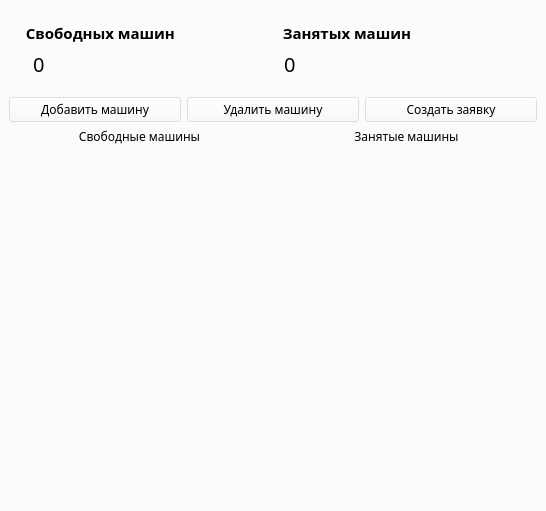
<?xml version="1.0" encoding="UTF-8"?>
<ui version="4.0">
 <class>MainWindow</class>
 <widget class="QMainWindow" name="MainWindow">
  <property name="geometry">
   <rect>
    <x>0</x>
    <y>0</y>
    <width>546</width>
    <height>511</height>
   </rect>
  </property>
  <property name="windowTitle">
   <string>Homatask</string>
  </property>
  <property name="styleSheet">
   <string notr="true">background-color: rgba(250,250,250,100);
font-family: Noto Sans;
</string>
  </property>
  <widget class="QWidget" name="centralwidget">
   <layout class="QVBoxLayout" name="verticalLayout_3">
    <item>
     <widget class="QFrame" name="frame">
      <property name="styleSheet">
       <string notr="true">background-color: rgba(255, 255, 255, 30);
border: 1px solid rgba(255, 255, 255, 40);
border-radius: 7px;
</string>
      </property>
      <layout class="QHBoxLayout" name="horizontalLayout">
       <item>
        <layout class="QVBoxLayout" name="verticalLayout">
         <property name="leftMargin">
          <number>3</number>
         </property>
         <property name="topMargin">
          <number>3</number>
         </property>
         <property name="rightMargin">
          <number>3</number>
         </property>
         <property name="bottomMargin">
          <number>3</number>
         </property>
         <item>
          <widget class="QLabel" name="free_car">
           <property name="styleSheet">
            <string notr="true">font-size: 15px; 
border: none;
font-weight: bold;
background-color: rgba(255,255,255,100);
color: black;</string>
           </property>
           <property name="text">
            <string> Свободных машин</string>
           </property>
          </widget>
         </item>
         <item>
          <widget class="QLabel" name="free_car_count">
           <property name="styleSheet">
            <string notr="true">font-size:20px; 
border: none;
background-color: rgba(255,255,255,100);
color: black;
padding-left: 1px;</string>
           </property>
           <property name="text">
            <string> 0</string>
           </property>
          </widget>
         </item>
        </layout>
       </item>
       <item>
        <layout class="QVBoxLayout" name="verticalLayout_2">
         <property name="leftMargin">
          <number>3</number>
         </property>
         <property name="topMargin">
          <number>3</number>
         </property>
         <property name="rightMargin">
          <number>3</number>
         </property>
         <property name="bottomMargin">
          <number>3</number>
         </property>
         <item>
          <widget class="QLabel" name="busy_car">
           <property name="styleSheet">
            <string notr="true">font-size: 15px; 
border: none;
font-weight: bold;
background-color: rgba(255,255,255,100);
color:black;</string>
           </property>
           <property name="text">
            <string> Занятых машин</string>
           </property>
          </widget>
         </item>
         <item>
          <widget class="QLabel" name="busy_car_count">
           <property name="styleSheet">
            <string notr="true">font-size:20px; 
border: none;
background-color: rgba(255,255,255,100);
color: black;</string>
           </property>
           <property name="text">
            <string> 0</string>
           </property>
          </widget>
         </item>
        </layout>
       </item>
      </layout>
     </widget>
    </item>
    <item>
     <layout class="QHBoxLayout" name="horizontalLayout_2">
      <item>
       <widget class="QPushButton" name="add_car">
        <property name="styleSheet">
         <string notr="true">color: black;</string>
        </property>
        <property name="text">
         <string>Добавить машину</string>
        </property>
        <property name="icon">
         <iconset resource="res-rc.qrc">
          <normaloff>:/newPrefix/icons/add.svg</normaloff>:/newPrefix/icons/add.svg</iconset>
        </property>
        <property name="iconSize">
         <size>
          <width>24</width>
          <height>16</height>
         </size>
        </property>
       </widget>
      </item>
      <item>
       <widget class="QPushButton" name="delete_car">
        <property name="styleSheet">
         <string notr="true">color:black;</string>
        </property>
        <property name="text">
         <string>Удалить машину</string>
        </property>
        <property name="icon">
         <iconset resource="res-rc.qrc">
          <normaloff>:/newPrefix/icons/delete.svg</normaloff>:/newPrefix/icons/delete.svg</iconset>
        </property>
       </widget>
      </item>
      <item>
       <widget class="QPushButton" name="create_task">
        <property name="styleSheet">
         <string notr="true">color:black;</string>
        </property>
        <property name="text">
         <string>Создать заявку</string>
        </property>
        <property name="icon">
         <iconset resource="res-rc.qrc">
          <normaloff>:/newPrefix/icons/cart.svg</normaloff>:/newPrefix/icons/cart.svg</iconset>
        </property>
       </widget>
      </item>
     </layout>
    </item>
    <item>
     <layout class="QHBoxLayout" name="horizontalLayout_4">
      <item>
       <widget class="QLabel" name="label_5">
        <property name="styleSheet">
         <string notr="true">text-align: center;
color:black;
display: flex;</string>
        </property>
        <property name="text">
         <string>Свободные машины</string>
        </property>
        <property name="alignment">
         <set>Qt::AlignmentFlag::AlignCenter</set>
        </property>
       </widget>
      </item>
      <item>
       <widget class="QLabel" name="label_6">
        <property name="styleSheet">
         <string notr="true">color:black;</string>
        </property>
        <property name="text">
         <string>Занятые машины</string>
        </property>
        <property name="alignment">
         <set>Qt::AlignmentFlag::AlignCenter</set>
        </property>
       </widget>
      </item>
     </layout>
    </item>
    <item>
     <layout class="QHBoxLayout" name="horizontalLayout_3">
      <item>
       <widget class="QTableView" name="tableView">
        <property name="styleSheet">
         <string notr="true">
QTableView {
border: 1px solid rgba(255,255,255,40);
border-bottom-right-radius: 7px;
border-bottom-left-radius: 7px;
}
color: black;
QTableView::section {
color:black;
border: none;
height: 50px;
}
QTableView::item {
border-style:none;
border-bottom: rgba(255,255,255,50);
color:black;
}
QTableView::item:selected {
color:black;
border:none;
color:rgba(255,255,255);
background-color: rgba(255,255,255,50);
}</string>
        </property>
        <property name="showGrid">
         <bool>false</bool>
        </property>
       </widget>
      </item>
      <item>
       <widget class="QTableView" name="tableView_2">
        <property name="styleSheet">
         <string notr="true">
QTableView {
border: 1px solid rgba(255,255,255,40);
border-bottom-right-radius: 7px;
border-bottom-left-radius: 7px;
}
QTableView::section {
border: none;
height: 50px;
}
QTableView::item {
border-style:none;
border-bottom: rgba(255,255,255,50);
}
QTableView::item:selected {
border:none;
color:rgba(255,255,255);
background-color: rgba(255,255,255,50);
}</string>
        </property>
        <property name="showGrid">
         <bool>false</bool>
        </property>
       </widget>
      </item>
     </layout>
    </item>
   </layout>
  </widget>
 </widget>
 <resources>
  <include location="res-rc.qrc"/>
 </resources>
 <connections/>
</ui>
